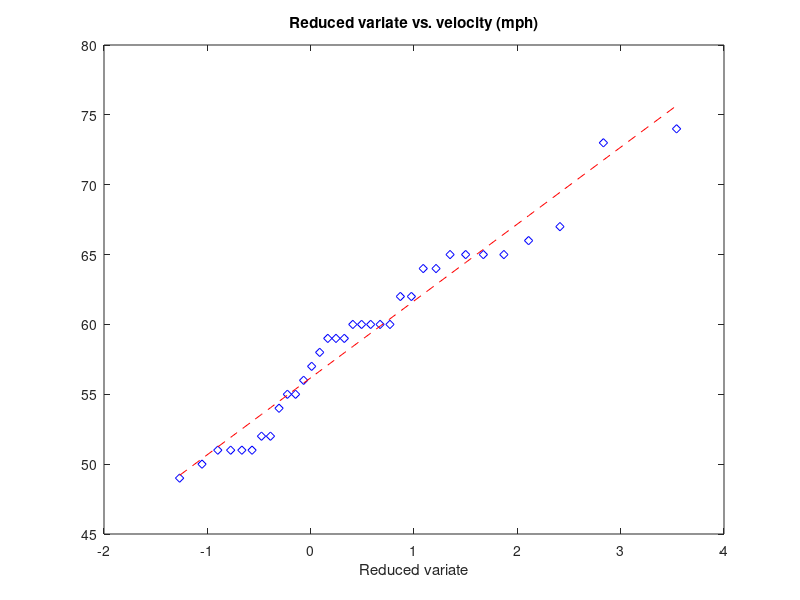
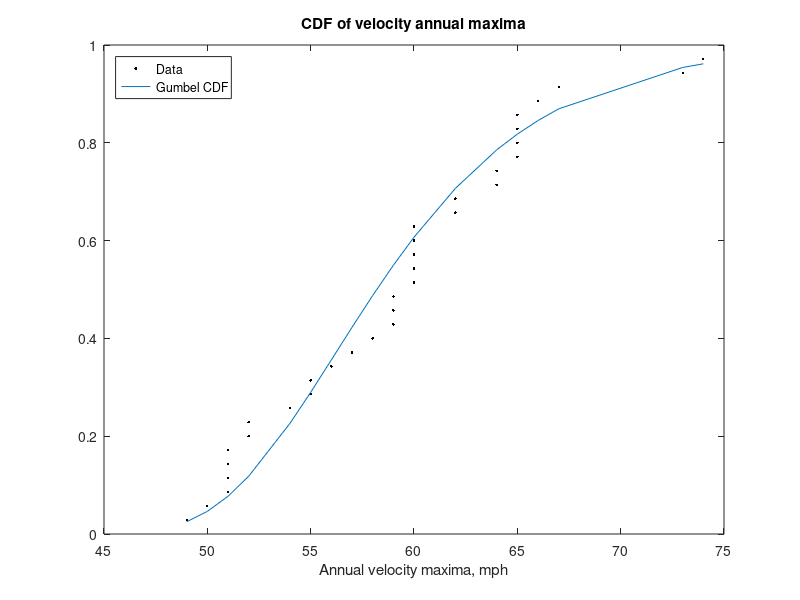

Source code (MATLAB) for these figures, in order:
% At Great Falls, Montana, the largest yearly fastest-mile wind speeds at
% 10m above ground during the period 1944-1977 (sample size n = 34) were:
% 57, 65, 62, 58, 64, 65, 59, 65, 59, 60, 64, 65, 73, 60, 67, 50, 74, 60,
% 66, 55, 51, 60, 55, 60, 51, 51, 62, 51, 54, 52, 59, 56, 52, 49
% (mph). The sample mean and the sample standard deviation for these data
% are X = 59 mph and s = 6.41 mph. For N = 50 years and N= 1000years,
% velocity(50) ~ 76mph    SD(velocity(50)) ~ 3.7mph
% velocity(100) ~ 91mph    SD(velocity(100)) ~ 6.4mph

clear
close all
clc

% INPUT data (variable: U_fmile_data)
% Fastest-mile wind speed data
U_fmile_data=[57;65;62;58;64;65;59;65;59;60;64;65;73;60;67;50;...
 74;60;66;55;51;60;55;60;51;51;62;51;54;52;59;56;52;49];

%% DATA ANALYSIS AND GUMBEL FIT


% Plotting position
Ufm_sorted=sort(U_fmile_data);      % Sorting the data in ascending order
N=length(Ufm_sorted);               % Sample size

Iv=[1:1:N]/(N+1);                   % Plotting position

% (Linear) Regression on Gumbel 'chart'
Y=-log(-log(Iv));                   % Reduced variate
Pev=polyfit(Y',Ufm_sorted,1)

mu=Pev(2);                          % Location
sigma=Pev(1);                       % Dispersion

figure(1)
plot(Y,Ufm_sorted,'bd',Y,Y*sigma+mu,'r--')
title('Reduced variate vs. velocity (mph)')
xlabel('Reduced variate')

%% PLOTTING THE THEORETICAL CDF FUNCTION & COMPARE RESULTS AGAINST DATA

% The 'evcdf' and 'evpdf' standard functions of Matlab are based on
% EV-1 Gumbel of MINIMA. In order to calculate the
% Gumbel CDF of the MAXIMA see information below
% y = evpdf(-x, -1*location parameter, scale parameter)
% Fy = 1-evcdf(-x,-1*location parameter, scale parameter)

Fv=1-evcdf(-Ufm_sorted,-mu,sigma);

figure(2)
plot(Ufm_sorted,Iv,'k.',Ufm_sorted,Fv)
title('CDF of velocity annual maxima')
xlabel('Annual velocity maxima, mph')
legend('Data','Gumbel CDF','location','northwest')


%% ESTIMATE WIND SPEEDS AT VARIOUS RECURRENCE INTERVALS
N_bar=[50,100,500,1000];            % Recurrence interval (years)
S_hat=std(U_fmile_data);            % Standard deviation of the sample
n=N;                                % Sample size

% Standard deviation of the wind speed estimator
SDVN=0.78*[1.64+1.46.*log(N_bar)-0.577+1.1.*...
 (log(N_bar)-0.577).^2].^.5*S_hat/sqrt(n);

% Find 95% confidence-interval wind speeds at various recurrence intervals
p=1-1./N_bar;                       % probability of NON-exceedance
VNe=-log(-log(p))*sigma+mu;         % estimate the VNe value via Gumbel CDF
VN_95p=VNe+3*SDVN;                  % adjust VNe using SDVN (confid. int.)
